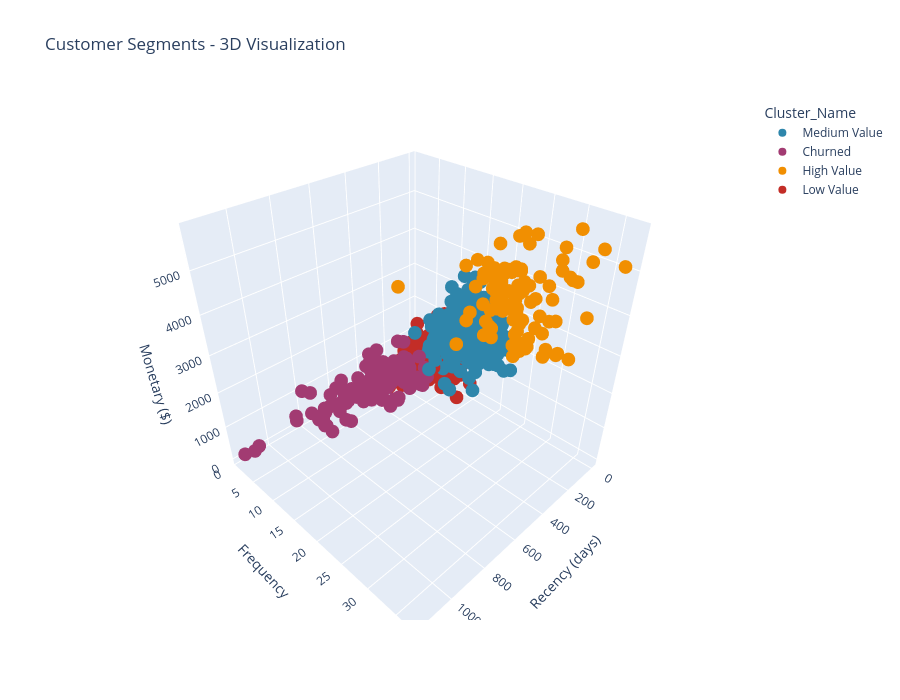

Source (notebook cell):
### Code cell
# Visualize clusters
fig = px.scatter_3d(rfm, x='Recency', y='Frequency', z='Monetary',
                    color='Cluster_Name',
                    title='Customer Segments - 3D Visualization',
                    labels={'Recency': 'Recency (days)',
                           'Frequency': 'Frequency',
                           'Monetary': 'Monetary ($)'},
                    color_discrete_sequence=['#2E86AB', '#A23B72', '#F18F01', '#C32D27'])

fig.update_layout(height=700)
fig.show()

### Figure 1 — Plotly figure (JSON) as saved in the notebook; plotly's stock layout.template omitted (floating-point values rounded to 4 significant figures; data arrays with more than 128 entries replaced by an {"elided": "..."} marker saying what was removed)
{"data": [{"hovertemplate": "Cluster_Name=Medium Value<br>Recency (days)=%{x}<br>Frequency=%{y}<br>Monetary ($)=%{z}<extra></extra>", "legendgroup": "Medium Value", "marker": {"color": "#2E86AB", "symbol": "circle"}, "mode": "markers", "name": "Medium Value", "scene": "scene", "showlegend": true, "type": "scatter3d", "x": {"elided": "281 int values"}, "y": {"elided": "281 int values"}, "z": {"elided": "281 float values"}}, {"hovertemplate": "Cluster_Name=Churned<br>Recency (days)=%{x}<br>Frequency=%{y}<br>Monetary ($)=%{z}<extra></extra>", "legendgroup": "Churned", "marker": {"color": "#A23B72", "symbol": "circle"}, "mode": "markers", "name": "Churned", "scene": "scene", "showlegend": true, "type": "scatter3d", "x": [415, 415, 845, 501, 534, 327, 558, 582, 336, 560, 659, 334, 401, 457, 799, 399, 338, 691, 365, 708, 385, 436, 1035, 470, 489, 424, 549, 352, 719, 700, 776, 637, 481, 812, 358, 405, 421, 362, 387, 765, 1135, 769, 409, 737, 758, 404, 483, 753, 614, 593, 534, 463, 461, 407, 391, 771, 436, 552, 414, 391, 777, 399, 369, 421, 555, 376, 719, 434, 413, 452, 1165, 525, 406, 410, 688, 882, 835, 483, 386, 464, 648, 369, 1097, 467, 519, 534, 345, 496, 781, 765, 421, 606, 327, 386, 491, 432, 534, 583, 399, 337, 344, 350, 357, 504, 406, 1000], "y": [6, 7, 9, 1, 2, 10, 9, 11, 9, 7, 3, 14, 10, 13, 12, 15, 5, 4, 1, 4, 8, 9, 13, 4, 7, 9, 8, 8, 9, 6, 11, 5, 10, 4, 14, 8, 5, 3, 3, 5, 5, 7, 4, 8, 7, 5, 6, 3, 11, 3, 9, 8, 7, 10, 14, 5, 7, 1, 7, 7, 6, 10, 11, 8, 7, 9, 14, 7, 15, 5, 2, 4, 7, 15, 2, 3, 19, 3, 4, 12, 7, 10, 1, 12, 3, 11, 9, 12, 17, 2, 6, 6, 10, 15, 6, 9, 8, 11, 12, 9, 7, 10, 2, 17, 3, 9], "z": [886.2, 861.6, 1394.0, 161.3, 88.15, 658.5, 1512.0, 2211.0, 1580.0, 603.9, 415.2, 1379.0, 1666.0, 1643.0, 1981.0, 1388.0, 915.8, 908.2, 16.52, 565.4, 1224.0, 288.0, 2777.0, 475.9, 884.6, 1014.0, 1241.0, 156.8, 1193.0, 1322.0, 1043.0, 1057.0, 1103.0, 673.6, 1444.0, 825.9, 868.4, 79.75, 762.6, 236.5, 757.4, 251.4, 571.6, 900.6, 1058.0, 1639.0, 709.2, 195.0, 2063.0, 1012.0, 1897.0, 469.2, 965.6, 1300.0, 2125.0, 449.1, 1069.0, 5.304, 1065.0, 1199.0, 368.9, 1670.0, 1178.0, 884.0, 1006.0, 400.0, 2679.0, 475.7, 1613.0, 370.3, 273.9, 377.2, 727.6, 1436.0, 132.7, 555.4, 3667.0, 798.6, 847.5, 1879.0, 221.1, 966.4, 48.36, 2583.0, 534.6, 2086.0, 1409.0, 954.6, 3172.0, 997.9, 244.5, 1043.0, 1306.0, 1872.0, 613.4, 418.5, 678.5, 1291.0, 1814.0, 2039.0, 1314.0, 1655.0, 4.833, 2067.0, 439.5, 1624.0]}, {"hovertemplate": "Cluster_Name=High Value<br>Recency (days)=%{x}<br>Frequency=%{y}<br>Monetary ($)=%{z}<extra></extra>", "legendgroup": "High Value", "marker": {"color": "#F18F01", "symbol": "circle"}, "mode": "markers", "name": "High Value", "scene": "scene", "showlegend": true, "type": "scatter3d", "x": [41, 96, 410, 166, 162, 98, 28, 28, 33, 16, 23, 33, 47, 20, 189, 39, 43, 284, 25, 26, 6, 277, 21, 10, 19, 57, 3, 84, 152, 135, 48, 12, 28, 37, 43, 36, 2, 117, 390, 92, 394, 41, 48, 46, 51, 1, 84, 21, 112, 97, 22, 16, 47, 56, 28, 154, 152, 27, 16, 26, 64, 42, 5, 16, 273, 71, 79, 25, 174, 172, 36, 9, 4, 160, 97, 12, 9, 32, 121, 33, 120, 349, 30, 187, 41, 200, 9, 29, 95, 25, 79, 47, 79, 101, 320, 35, 36, 581, 28, 20, 43, 54], "y": [20, 21, 23, 21, 22, 31, 25, 20, 19, 27, 24, 29, 26, 22, 20, 32, 25, 28, 22, 28, 22, 23, 27, 19, 23, 20, 24, 29, 25, 32, 21, 31, 20, 21, 24, 29, 20, 20, 21, 24, 32, 17, 20, 22, 23, 18, 20, 34, 28, 18, 23, 22, 29, 20, 28, 26, 24, 30, 23, 16, 34, 22, 22, 19, 24, 21, 14, 21, 26, 22, 26, 25, 22, 18, 34, 22, 23, 18, 24, 25, 23, 22, 20, 26, 21, 21, 19, 29, 24, 22, 19, 24, 24, 32, 25, 20, 15, 16, 18, 37, 28, 31], "z": [4152.0, 3805.0, 3794.0, 2977.0, 3784.0, 2792.0, 2610.0, 3096.0, 3027.0, 4088.0, 3928.0, 5129.0, 4307.0, 3637.0, 4299.0, 2614.0, 2373.0, 5795.0, 2909.0, 2533.0, 3081.0, 3482.0, 2882.0, 3349.0, 2852.0, 3469.0, 5114.0, 3479.0, 2716.0, 4817.0, 3195.0, 4422.0, 3477.0, 3633.0, 2224.0, 4607.0, 3086.0, 4299.0, 3009.0, 2196.0, 4788.0, 4128.0, 4002.0, 4309.0, 4280.0, 4586.0, 3430.0, 5334.0, 3603.0, 3210.0, 3724.0, 3798.0, 4868.0, 3842.0, 3840.0, 5249.0, 3643.0, 2581.0, 3948.0, 3630.0, 3870.0, 5037.0, 4185.0, 3748.0, 3139.0, 3177.0, 3948.0, 4111.0, 2965.0, 3902.0, 2991.0, 3629.0, 3184.0, 3795.0, 5195.0, 2894.0, 3773.0, 3500.0, 4477.0, 2396.0, 4377.0, 3791.0, 3580.0, 4183.0, 4179.0, 2807.0, 3022.0, 3365.0, 2812.0, 3437.0, 3082.0, 3085.0, 2854.0, 5776.0, 3544.0, 3277.0, 4076.0, 4472.0, 3759.0, 5128.0, 2375.0, 4542.0]}, {"hovertemplate": "Cluster_Name=Low Value<br>Recency (days)=%{x}<br>Frequency=%{y}<br>Monetary ($)=%{z}<extra></extra>", "legendgroup": "Low Value", "marker": {"color": "#C32D27", "symbol": "circle"}, "mode": "markers", "name": "Low Value", "scene": "scene", "showlegend": true, "type": "scatter3d", "x": {"elided": "304 int values"}, "y": {"elided": "304 int values"}, "z": {"elided": "304 float values"}}], "layout": {"height": 700, "legend": {"title": {"text": "Cluster_Name"}, "tracegroupgap": 0}, "scene": {"domain": {"x": [0, 1], "y": [0, 1]}, "xaxis": {"title": {"text": "Recency (days)"}}, "yaxis": {"title": {"text": "Frequency"}}, "zaxis": {"title": {"text": "Monetary ($)"}}}, "title": {"text": "Customer Segments - 3D Visualization"}}}
